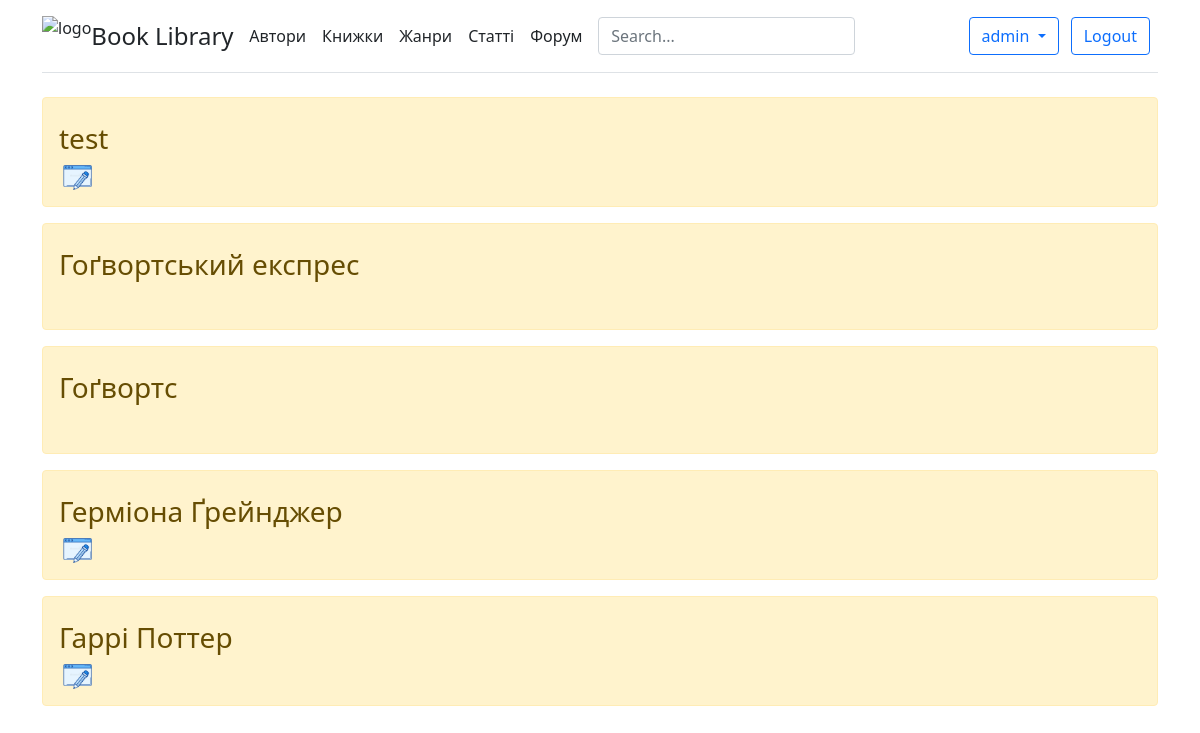
Screenshot of /articles/ (signed in) with the database file from the repository.
### app_articles/models.py (models this page shows, shortened)
class Articles(models.Model):
    title = models.CharField(verbose_name='Назва', max_length=50)
    description = models.TextField(verbose_name='Опис')
    quote = models.TextField(verbose_name='Цитата', default='', blank=True)
    biography = models.TextField(verbose_name='Біографія', default='')
    full_name = models.CharField(verbose_name='Повне ім`я', default='', max_length=50)
    related_books = models.CharField(verbose_name='Назва', max_length=50, default='')
    img = models.FileField(verbose_name='Картинка', default=None, upload_to="articles_images/%Y/%m/%d/",
                           validators=[validate_file_extension])
    date_created = models.DateTimeField(auto_now_add=True)
    date_updated = models.DateTimeField(auto_now=True)
    views_count = models.IntegerField(verbose_name='к-сть переглядів', default=0)
    connected_book = models.ForeignKey(Books, verbose_name='Пов`язана книжка', blank=True, default=None, null=True,
                                       on_delete=models.PROTECT, related_name='book')
    author_article = models.ForeignKey(User, verbose_name='Автор статті', default=None, null=True,
                                       on_delete=models.PROTECT, related_name='author')
    category = models.ForeignKey(Categories, verbose_name="Категорія", default='', on_delete=models.CASCADE)
    class Meta:
        ordering = ['-id']
        verbose_name = 'Стаття'
        verbose_name_plural = 'Статті'

### app_articles/views.py (the view)
# urls.py: path('', views.index, name='articles'),
def index(request):
    contact_list = Articles.objects.order_by('-id').all()
    articles = mk_paginator(request, contact_list, MAIN_TASKS_PER_PAGE)
    return render(request, 'app_articles/index.html', {'articles': articles})

### app_articles/views.py (called while the page is built)
def mk_paginator(request, items, num_items):
    paginator = Paginator(items, num_items)
    try:
        page = int(request.GET.get("page", '1'))
    except ValueError:
        page = 1
    try:
        items = paginator.page(page)
    except (InvalidPage, EmptyPage):
        items = paginator.page(paginator.num_pages)
    return items

### app_articles/templates/app_articles/index.html (shortened to what this page needs)
{% extends 'base.html' %}
{% block content %}
    {% if articles %}
        {% for article in articles %}
            <div class="alert alert-warning">
                <a href="{% url 'article-detail' article.id %}">
                    <div class=" alert-warning mt-2">
                        <h3>{{ article.title }}</h3>
                    </div>
                </a>
                {% if  request.user.id == article.author_article.id %}
                    <a href="{% url 'article-update' article.id %}"><img src="/static/img/update.png" alt=""
                                                                         style="height: 25px"></a>
                {% endif %}
            </div>
        {% endfor %}
    {% else %}
        <p>У бд немає записів</p>
    {% endif %}
{% endblock %}

### templates/base.html (shortened to what this page needs)
{% load static %}
<!DOCTYPE html>
<html lang="en">
<head>
    <link rel="stylesheet" href="https://cdn.jsdelivr.net/npm/bootstrap@5.1.3/dist/css/bootstrap.min.css">
    <link href="https://cdn.jsdelivr.net/npm/bootstrap@5.1.3/dist/css/bootstrap.min.css" rel="stylesheet">
    <link rel="stylesheet" href="{% static 'css/style.css' %}" type="text/css">
</head>
<body>
<div class="container">
    <header class="d-flex flex-wrap align-items-center justify-content-center justify-content-md-between py-3 mb-4 border-bottom">
        <a href="/" class="d-flex align-items-center text-dark text-decoration-none">
            <img src="{% static 'img/logo.png' %}" alt="logo" style="height: 40px">
            <span class="fs-4">Book Library</span>
        </a>
        <ul class="nav col-12 col-md-auto mb-2 justify-content-center mb-md-0">
            <li><a href="{% url 'authors' %}" class="nav-link px-2 link-dark">Автори</a></li>
            <li><a href="{% url 'books' %}" class="nav-link px-2 link-dark">Книжки</a></li>
            <li><a href="{% url 'genres' %}" class="nav-link px-2 link-dark">Жанри</a></li>
            <li><a href="{% url 'articles' %}" class="nav-link px-2 link-dark">Статті</a></li>
            <li><a href="{% url 'forum-index' %}" class="nav-link px-2 link-dark">Форум</a></li>
        </ul>
        <form class="col-12 col-lg-auto mb-3 mb-lg-0 me-lg-3" action="{% url 'search' %}" method="get">
            <input name="q" type="text" class="form-control" placeholder="Search..." aria-label="Search">
        </form>
        <div class="col-md-3 text-end">
            {% if request.user.is_authenticated %}
                <button type="button" class="btn btn-outline-primary me-2 dropdown-toggle" data-bs-toggle="dropdown">
                    {{ request.user.username }}
                </button>
                <a type="button" class="btn btn-outline-primary me-2" href="{% url 'logout' %}">Logout</a>
            {% else %}
                <a type="button" class="btn btn-outline-primary me-2" href="{% url 'login' %}">Login</a>
                <a type="button" class="btn btn-primary" href="{% url 'register' %}">Sign-up</a>
            {% endif %}
        </div>
    </header>
</div>
<div class="container">{% block content %}{% endblock %}</div>
</body>
</html>

### static/css/style.css (style rules this page uses)
a { text-decoration: none; }
img { max-width: 600px; height: auto; }

### rows the page displays
Articles: title "test"
Articles: title "Гоґвортський експрес"
Articles: title "Гоґвортс"
Articles: title "Герміона Ґрейнджер"
Articles: title "Гаррі Поттер"

### other values shown
{{ request.user.username }} "admin"
